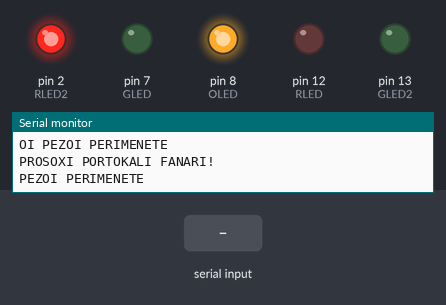
Simulated run of this sketch. Board: Arduino Uno, built with avr-gcc and run on an emulated ATmega328P. On the bench: output pins drawn as LEDs (lit = HIGH), the last lines printed to the serial monitor. The test bench sets the inputs (shaded band).

Above: at 5.1 s.
At 14.9 s:
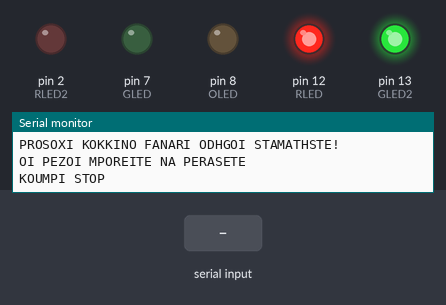
15.0 s: "stop" received over Serial
At 23.75 s:
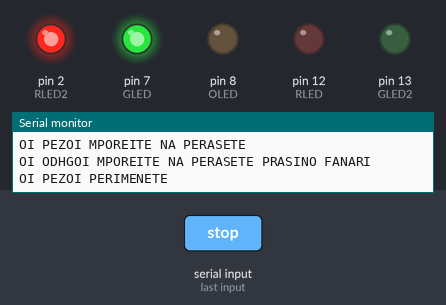
Timing chart, 0 to 24.0 s (numbered marks = the images above; inputs shaded):
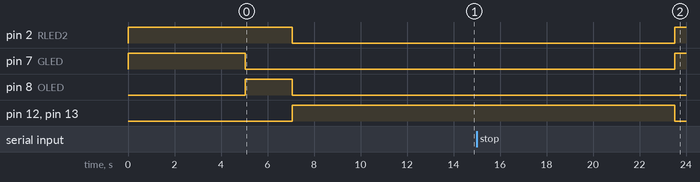

Measured:
- after the input at 15.0 s, pin 8 (OLED): stays LOW (without the input it goes to HIGH after 5.6 s)

The sketch:

lock.ino
```cpp
/* This code was designed by Georgia-Natalia Sgouraki on Octomber 29th 2023.
   It is intended for academic use at the Department of Informatics and Telecommunication of University of Ioannina.
   This code was designed and compiled at Arduino IDE ver. 1.8.16
   It was designed for use with Arduino UNO R3 ATmega328P
   Write a program that will simulate the operation of a traffic light and will display some warning messages.
   Then if the user inserts the word stop , the traffic light has to become red and the traffic light of pedestrians
   will become green.*/

String A;        //Δήλωση μιας μεταβλητής χρησιμοποιώντας ένα τύπο δεδομένων string
int RLED = 12;   //To pin που είναι συνδεδεμένο το κόκκινο led (φανάρι αμαξιών)
int OLED = 8;    //Το pin που είναι συνδεδεμένο το πορτοκαλί led (φανάρι αμαξιών)
int GLED = 7;    //Το pin που είναι συνδεδεμένο το πράσινο led (φανάρι αμαξιών)
int RLED2 = 2;   //Το pin που είναι συνδεδεμένο το άλλο κόκκινο led (φανάρι πεζών)
int GLED2 = 13;  //Το pin που είναι συνδεδεμένο το άλλο πράσινο led (φανάρι πεζών)


void setup()              //Συνάρτηση αρχικοποίησης παραμέτρων και υλικών συστήματος.
{
  Serial.begin(9600);     //Είναι ο ρυθμός μετάδοσης σε bits ανά δευτερόλεπτο (για Serial)

  pinMode(RLED, OUTPUT);  //Αρχικοποιηση led ως έξοδος
  pinMode(OLED, OUTPUT);  //Αρχικοποιηση led ως έξοδος
  pinMode(GLED, OUTPUT);  //Αρχικοποιηση led ως έξοδος
  pinMode(RLED2, OUTPUT); //Αρχικοποιηση led ως έξοδος
  pinMode(GLED2, OUTPUT); //Αρχικοποιηση led ως έξοδος

}

void loop()      //Κύρια επαναλαμβανόμενη συνάρτηση
{

  digitalWrite(RLED, LOW);   //Κλειστό led
  digitalWrite(OLED, LOW);   //Κλειστό led
  digitalWrite(GLED, HIGH);  //Αναμμένο led
  digitalWrite(RLED2, HIGH); //Αναμμένο led
  digitalWrite(GLED2 ,LOW);  //Κλειστό led
  Serial.println("OI ODHGOI MPOREITE NA PERASETE PRASINO FANARI");
  Serial.println("OI PEZOI PERIMENETE");
  delay(5000);              //Καθυστέρηση για 5000 milliseconds

  delay(30);                 //Καθυστέρηση για 30 milliseconds
  digitalWrite(RLED, LOW);   //Κλειστό led
  digitalWrite(OLED, HIGH);  //Αναμμένο led
  digitalWrite(GLED, LOW);   //Κλειστό led
  digitalWrite(RLED2, HIGH); //Αναμμένο led
  digitalWrite(GLED2 ,LOW);  //Κλειστό led
  Serial.println("PROSOXI PORTOKALI FANARI!");
  Serial.println("PEZOI PERIMENETE");
  delay(2000);               //Καθυστέρηση για 2000 milliseconds

  delay(30);                  //Καθυστέρηση για 30 milliseconds
  digitalWrite(RLED, HIGH);   //Αναμμένο led
  digitalWrite(OLED, LOW);    //Κλειστό led
  digitalWrite(GLED, LOW);    //Κλειστό led
  digitalWrite(RLED2, LOW);   //Αναμμένο led
  digitalWrite(GLED2 ,HIGH);  //Κλειστό led
  Serial.println("PROSOXI KOKKINO FANARI ODHGOI STAMATHSTE!");
  Serial.println("OI PEZOI MPOREITE NA PERASETE");
  delay(7000);                //Καθυστέρηση για 7000 milliseconds


  Serial.println("KOUMPI STOP");
  A = Serial.readString();       //Διαβάζει χαρακτήρες από το buffer και τα αποθηκεύει  σε ένα String
  delay(500);                    //Kαθυστέρηση για 500 milliseconds

  if(A == "stop")
  {
    Serial.println(A);
    digitalWrite(RLED, HIGH);    //Αναμμένο led
    digitalWrite(OLED, LOW);     //Κλειστό led
    digitalWrite(GLED, LOW);     //Κλειστό led
    digitalWrite(RLED2, LOW);    //Κλειστό led
    digitalWrite(GLED2 , HIGH);  //Αναμμένο led
    Serial.println("KOKKINO FANARI, OI ODHGOI STAMATHSTE!");
    Serial.println("OI PEZOI MPOREITE NA PERASETE");
    delay(7000);   //Καθυστέρηση για 7000 milliseconds
  }

}
```
